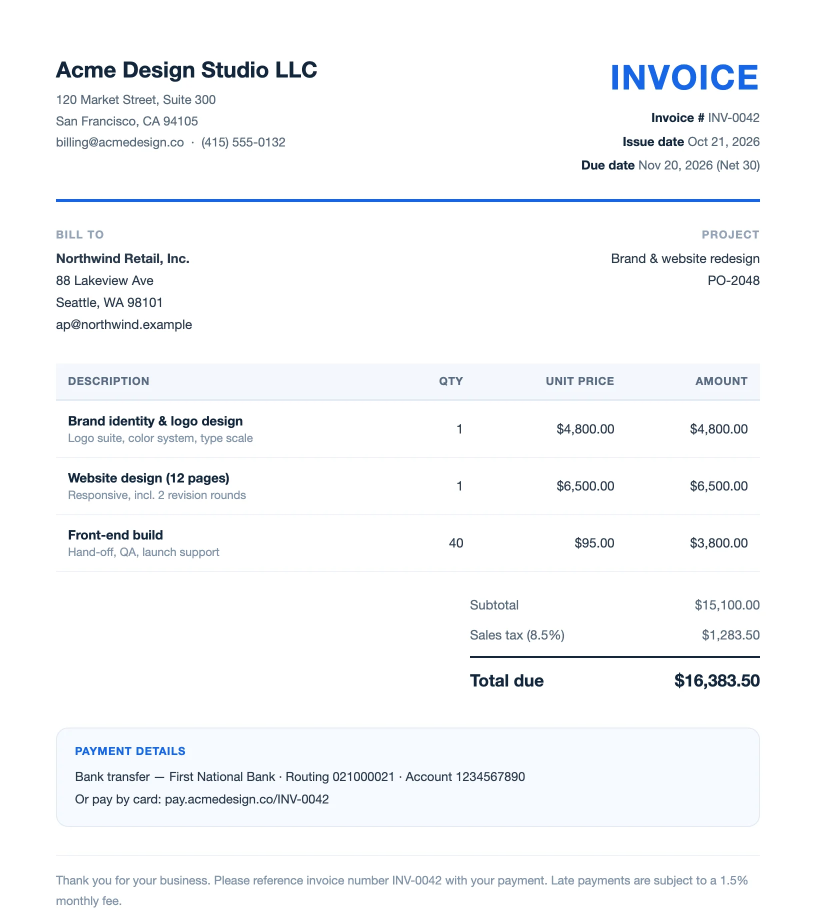
#> input picture en/sample-invoice.webp, 1632 x 1843 px (shown at 1/2 size)
$ python -i gen-eyecatch.py   (imports and definitions only)
#> lines starting #> are read from the running program, lines starting #| are printed output that depends on the picture
#!/usr/bin/env python3
# -*- coding: utf-8 -*-
"""
JA blog eyecatch generator -> webp 2560x1440 (note-style, flashy).
Background: hyperrealistic AI photo (Pollinations) with cinematic neon grade.
            Falls back to a procedural synthwave scene when generation is unavailable.
Title: bold white with thick black outline + accent glow, per-word color emphasis,
       per-category/per-article font / size / color, optional English subtitle.
  python3 scripts/gen-eyecatch.py <slug> <title> <category> <out_webp> [style_json]
style_json keys (all optional):
  font:"sans|serif", weight:int, scale:float, pill:"#hex",
  emph:"強調する語", emphcolor:"#hex", en:"English subtitle",
  colors:["#a","#b","#c"]  (if set -> neon gradient title instead of white)
Fonts are bundled next to this script.
"""
import sys, os, io, json, time, random, hashlib, urllib.parse, urllib.request
from PIL import Image, ImageDraw, ImageFont, ImageFilter, ImageChops, ImageEnhance

slug, title, category, out = sys.argv[1], sys.argv[2], sys.argv[3], sys.argv[4]
STYLE = {}
if len(sys.argv) > 5 and sys.argv[5].strip():
    try: STYLE = json.loads(sys.argv[5])
    except Exception as e: sys.stderr.write("style parse error: %s\n" % e)

W, H = 2560, 1440
seed = int(hashlib.md5(slug.encode("utf-8")).hexdigest(), 16) % (2**31)
rnd = random.Random(seed)
HERE = os.path.dirname(os.path.abspath(__file__))
def hx(s):
    s = str(s).lstrip("#"); return (int(s[0:2],16), int(s[2:4],16), int(s[4:6],16))

PRESET = {
 "請求書":   {"font":"sans","weight":900,"scale":1.00,"accent":"#00e6ff","pill":"#ffdd00","emphcolor":"#ffd400"},
 "領収書":   {"font":"sans","weight":900,"scale":1.00,"accent":"#00e6b4","pill":"#ffdd00","emphcolor":"#00f0c0"},
 "見積書":   {"font":"sans","weight":900,"scale":1.00,"accent":"#aa78ff","pill":"#ffdd00","emphcolor":"#c9a3ff"},
 "履歴書":   {"font":"serif","weight":900,"scale":0.98,"accent":"#ffb43c","pill":"#19e0ff","emphcolor":"#ffcf5a"},
 "職務経歴書":{"font":"serif","weight":900,"scale":0.96,"accent":"#3cb4ff","pill":"#19e0ff","emphcolor":"#7ac8ff"},
 "退職":     {"font":"serif","weight":900,"scale":0.98,"accent":"#96aadc","pill":"#19e0ff","emphcolor":"#ff5a78"},
 "税金・計算":{"font":"sans","weight":900,"scale":1.00,"accent":"#ff5a78","pill":"#ffdd00","emphcolor":"#ff5a78"},
 "転職・就活":{"font":"sans","weight":900,"scale":1.00,"accent":"#ff9646","pill":"#19e0ff","emphcolor":"#ffd400"},
}
st = dict(PRESET.get(category, {"font":"sans","weight":900,"scale":1.00,"accent":"#00e6ff","pill":"#ffdd00","emphcolor":"#ffd400"}))
# [1 line not run here, left out]
accent = hx(st["accent"]) if isinstance(st["accent"], str) else tuple(st["accent"])
pill_col = hx(st["pill"]) if isinstance(st["pill"], str) else tuple(st["pill"])
emph_text = st.get("emph", "")
emph_color = hx(st.get("emphcolor", "#ffd400"))
en_sub = st.get("en", "")
grad_cols = [hx(c) if isinstance(c, str) else tuple(c) for c in st["colors"]] if st.get("colors") else None

FONT_FILES = {"sans": os.path.join(HERE,"NotoSansJP-VF.ttf"), "serif": os.path.join(HERE,"NotoSerifJP-VF.ttf")}
_SYS = ["/usr/share/fonts/opentype/noto/NotoSansCJK-Bold.ttc"]
def font(size, weight=None, family=None):
    weight = st["weight"] if weight is None else weight
    family = st["font"] if family is None else family
    try:
        ft = ImageFont.truetype(FONT_FILES.get(family, FONT_FILES["sans"]), size)
        try: ft.set_variation_by_axes([weight])
        except Exception: pass
        return ft
    except Exception:
        for p in _SYS:
            if os.path.exists(p):
                try: return ImageFont.truetype(p, size)
                except Exception: pass
    return ImageFont.load_default()

# ---------- background ----------
SUBJECT = {
 "請求書":"Japanese invoice documents with a calculator and a pen",
 "領収書":"paper receipts with a red stamp and a pen",
 "見積書":"quotation documents with a pen and a tablet",
 "履歴書":"Japanese resume (rirekisho) forms with a pen",
 "職務経歴書":"career history documents with a laptop",
 "退職":"a resignation letter and a white envelope",
 "税金・計算":"tax documents with a calculator and stacked coins",
 "転職・就活":"resume and job-hunting documents with a laptop",
}
subject = SUBJECT.get(category, "business documents with a laptop and a calculator")
ARRANGE = ["a neat stack of", "scattered", "many", "an organized spread of", "a close-up of",
           "piles of", "fanned-out", "a few", "overlapping sheets of"]
COMPOS = ["top-down flat lay photo from directly above", "straight-on eye-level view",
          "extreme close-up macro shot", "wide-angle desk scene", "overhead 45-degree view",
          "dynamic low-angle shot", "bird's-eye view", "diagonal side perspective",
          "centered symmetrical composition", "off-center rule-of-thirds composition"]
LIGHT = ["bright soft natural daylight", "airy window light", "clean bright studio lighting",
         "sunlit morning light", "soft diffused light"]
arrange = rnd.choice(ARRANGE); comp = rnd.choice(COMPOS); light = rnd.choice(LIGHT)
prompt = (comp + " of " + arrange + " " + subject + " on a bright modern desk, " + light +
          ", hyperrealistic photograph, ultra detailed, 8k, bright and airy, vibrant colors, clean, "
          "subtle futuristic high-tech neon accents, no text, no words, no letters, no watermark")

def _get(model, to):
    url = ("https://image.pollinations.ai/prompt/" + urllib.parse.quote(prompt)
           + "?width=1280&height=720&seed=%d&nologo=true&model=%s" % (seed % 100000, model))
    req = urllib.request.Request(url, headers={"User-Agent": "Mozilla/5.0"})
    data = urllib.request.urlopen(req, timeout=to).read()
    im = Image.open(io.BytesIO(data)).convert("RGB")
    if im.width < 512: raise ValueError("small")
    return im

def fetch_photo():
    for i,(m,to) in enumerate([("flux",80),("turbo",55),("flux",80),("turbo",55),("flux",80),("turbo",50)]):
        try:
            im = _get(m, to); im = im.crop((0,0,im.width,int(im.height*0.93)))
            return im.resize((W,H), Image.LANCZOS).convert("RGB")
        except Exception as e:
            sys.stderr.write("poll %d(%s) fail: %s\n" % (i,m,e)); time.sleep(3)
    return None

def grade_photo(im):
    # brighten first so the photo reads light and airy
    im = ImageEnhance.Brightness(im).enhance(1.24)
    im = ImageEnhance.Contrast(im).enhance(1.04)
    im = ImageEnhance.Color(im).enhance(1.12)
    # light neon edge accent (subtle)
    glow = Image.new("RGB",(W,H),(0,0,0)); gd = ImageDraw.Draw(glow)
    gd.ellipse([-500,500,700,1700], fill=tuple(int(c*0.28) for c in accent))
    gd.ellipse([1900,-400,3000,700], fill=(55,0,70))
    im = ImageChops.screen(im, glow.filter(ImageFilter.GaussianBlur(230)))
    # very gentle vignette (edges only slightly dimmed)
    vig = Image.new("L",(W,H),0); ImageDraw.Draw(vig).ellipse([-W*0.4,-H*0.4,W*1.4,H*1.4], fill=255)
    vig = vig.filter(ImageFilter.GaussianBlur(340))
    im = Image.composite(im, ImageChops.multiply(im, Image.new("RGB",(W,H),(205,205,220))), vig)
    return im.convert("RGBA")

def synthwave_bg():
    img = Image.new("RGB",(W,H),(6,8,24)); d = ImageDraw.Draw(img)
    top,bot=(16,20,58),(3,4,14)
    for y in range(H):
        t=y/H; d.line([(0,y),(W,y)], fill=tuple(int(top[i]+(bot[i]-top[i])*t) for i in range(3)))
    glow = Image.new("RGB",(W,H),(0,0,0)); gd = ImageDraw.Draw(glow)
    gd.ellipse([-360,-260,1000,1000], fill=(0,90,170)); gd.ellipse([1650,-160,2950,1050], fill=(130,0,140))
    gd.ellipse([760,820,2000,2050], fill=tuple(int(c*0.55) for c in accent))
    img = ImageChops.screen(img, glow.filter(ImageFilter.GaussianBlur(190)))
    grid = Image.new("RGBA",(W,H),(0,0,0,0)); gr = ImageDraw.Draw(grid); gc = accent+(170,)
    horizon=int(H*0.60); yy,step=horizon+10.0,10.0
    while yy<H+5:
        gr.line([(0,int(yy)),(W,int(yy))], fill=gc, width=3); step*=1.17; yy+=step
    for k in range(-22,23): gr.line([(W//2,horizon),(W//2+k*175,H)], fill=gc, width=3)
    img = Image.alpha_composite(img.convert("RGBA"), grid.filter(ImageFilter.GaussianBlur(9)))
    img = Image.alpha_composite(img, grid)
    hl = Image.new("RGBA",(W,H),(0,0,0,0)); ImageDraw.Draw(hl).line([(0,horizon),(W,horizon)], fill=(255,255,255,220), width=5)
    return Image.alpha_composite(img, hl.filter(ImageFilter.GaussianBlur(14)))

# [1 line that did not run here, left out]
# [1 line that did not run here, left out]

# contrast scrim: gently darken left + a touch of top/bottom so the title pops (lighter now)
scr = Image.new("L",(W,H),0); sd = ImageDraw.Draw(scr)
#> scr: PIL image 2560x1440 L; every value is 0
# [3 lines not run here, left out]
# [1 line that did not run here, left out]
tb = Image.new("L",(W,H),0); td = ImageDraw.Draw(tb)
# [3 lines not run here, left out]
# [1 line that did not run here, left out]
# [1 line that did not run here, left out]

# ---------- title (segment colors, heavy outline, glow) ----------
main = title.split("｜")[0].strip()
base_col = (255,255,255)
# build per-char color list with keyword emphasis
chars = []
# [7 lines not run here, left out]

MAXW = W - 300
fsize = int(188 * float(st["scale"]))
f = font(fsize)
def wrap_chars(chs, fnt):
    lines, cur, w = [], [], 0.0
    for ch, c in chs:
        cw = draw.textlength(ch, font=fnt)
        if w + cw > MAXW and cur:
            lines.append(cur); cur, w = [], 0.0
        cur.append((ch, c)); w += cw
    if cur: lines.append(cur)
    return lines
lines = wrap_chars(chars, f)
# [2 lines not run here, left out]
LH = int(fsize * 1.16)
x0 = 150
y = 250  # title near top, note-style
pos_y = [y + i*LH for i in range(len(lines))]
SW = max(10, int(fsize * 0.11))  # thick black outline

# category pill (above title)
cf = font(58, weight=800, family="sans")
# [1 line that did not run here, left out]
pgl = Image.new("RGBA",(W,H),(0,0,0,0))
#> pgl: PIL image 2560x1440 RGBA; every value is 0
# [1 line not run here, left out]
# [1 line that did not run here, left out]
# [1 line that did not run here, left out]
# [2 lines not run here, left out]

# accent glow behind title
gl = Image.new("RGBA",(W,H),(0,0,0,0)); gld = ImageDraw.Draw(gl)
# [4 lines not run here, left out]
# [1 line that did not run here, left out]
# [1 line that did not run here, left out]

# draw chars: heavy black outline + fill (gradient optional)
# [20 lines not run here, left out]

# subtitle under the title (Japanese: text after ｜, or sub override) + optional English
# [1 line that did not run here, left out]
sub_main = st.get("sub") or (title.split("｜", 1)[1].strip() if "｜" in title else "")
# [1 line that did not run here, left out]
# [14 lines not run here, left out]

# brand (bottom-right)
bf = font(46, weight=800, family="sans")
bt = "free-bizdocs.com"
# [1 line that did not run here, left out]
# [5 lines not run here, left out]

>>> from PIL import Image
>>> picture = Image.open('../en/sample-invoice.webp')
#> picture is the input picture: PIL image 1632x1843 RGB; mean R, G, B 247.2, 248.7, 250.4
>>> result = grade_photo(picture)
#> in grade_photo, `glow = Image.new('RGB', (W, H), (0, 0, 0))`: glow: PIL image 2560x1440 RGB; every value is 0
#> in grade_photo, `im = ImageChops.screen(im, glow.filter(ImageFilter.GaussianBlur(230)))`:
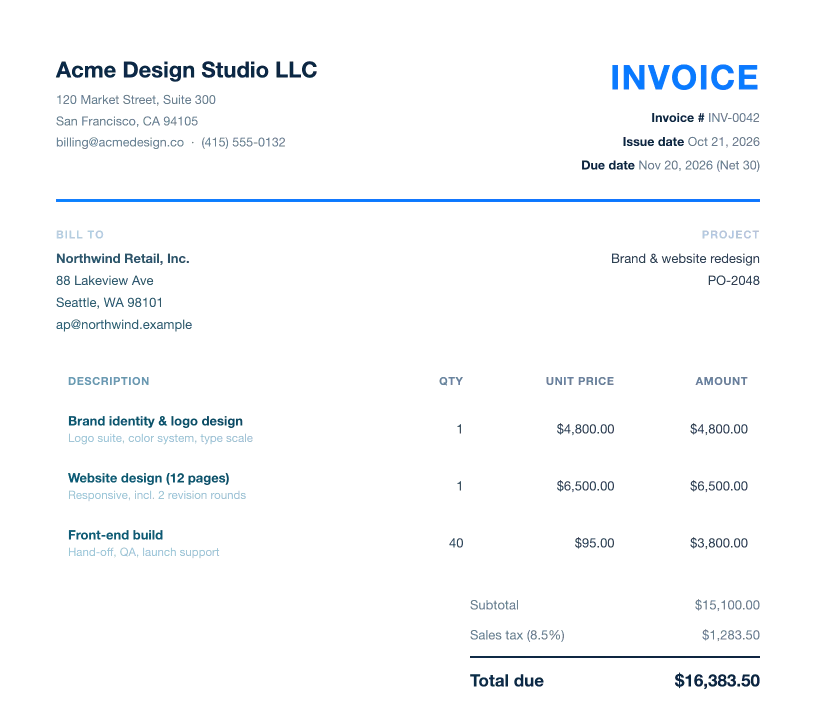
#> im: PIL image 1632x1440 RGB (shown at 1/2 size); mean R, G, B 248.7, 250.2, 251.7
#> in grade_photo, `ImageDraw.Draw(vig).ellipse([-W * 0.4, -H * 0.4, W * 1.4, H * 1.4], fi`: vig: PIL image 2560x1440 L; every value is 255
#> (the run stopped early here; a loop or call above may not have finished)
